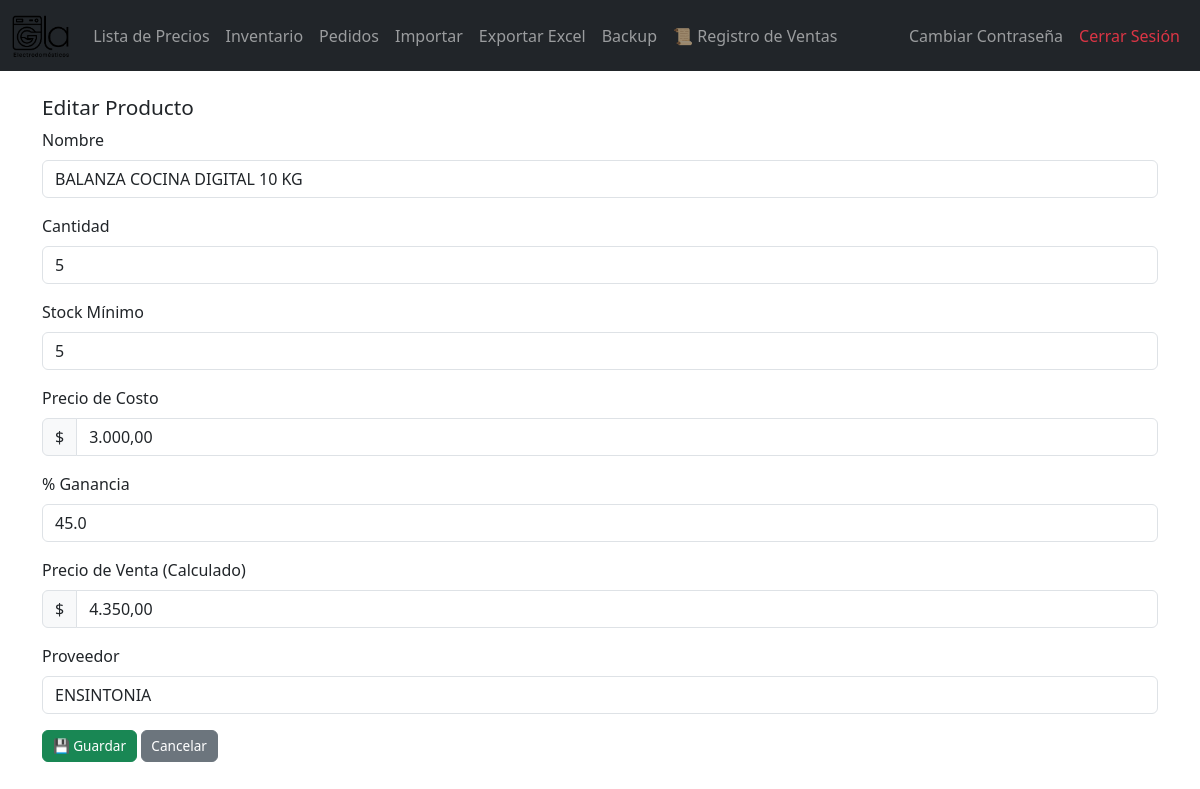
/editar/21 (signed in), run on an earlier commit of the app's database.
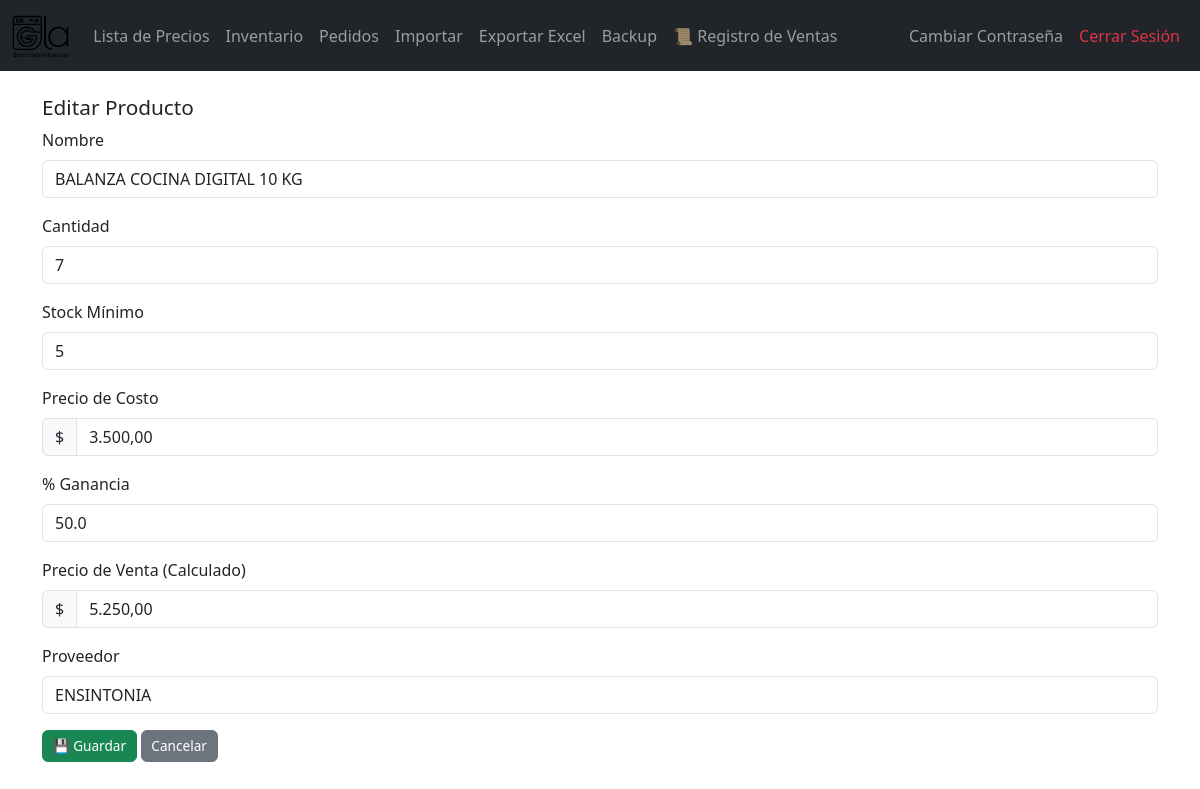
And on a later commit of the database.
### tables this page shows
CREATE TABLE productos (
        id INTEGER PRIMARY KEY AUTOINCREMENT,
        nombre TEXT NOT NULL,
        cantidad INTEGER NOT NULL,
        stock_minimo INTEGER NOT NULL,
        precio_costo REAL NOT NULL,
        proveedor TEXT NOT NULL,
        ganancia REAL DEFAULT 0
    );

### app_negocio.py (the view, shortened to what this page needs)
@app.route("/editar/<int:id>", methods=["GET","POST"])
def editar(id):
    if "usuario" not in session:
        return redirect(url_for("login"))
    producto = obtener_producto(id)
    if not producto:
        return "No encontrado", 404
    return render_template("editar.html", p=producto)

### app_negocio.py (called while the page is built)
@app.template_filter('precio')
def format_precio(value):
    try:
        return f"{float(value):,.2f}".replace(',', 'X').replace('.', ',').replace('X', '.')
    except:
        return value

def get_connection():
    conn = sqlite3.connect(DB_NAME)
    conn.row_factory = sqlite3.Row
    return conn

def obtener_producto(id):
    conn = get_connection()
    p = conn.execute("SELECT * FROM productos WHERE id=?", (id,)).fetchone()
    conn.close()
    return p

### templates/editar.html (shortened to what this page needs)
{% extends "layout.html" %}
{% block content %}
<h2>Editar Producto</h2>
<form method="post">
    <div class="mb-3">
        <label for="nombre" class="form-label">Nombre</label>
        <input type="text" class="form-control" name="nombre" id="nombre" value="{{ p['nombre'] }}" required>
    </div>
    <div class="mb-3">
        <label for="cantidad" class="form-label">Cantidad</label>
        <input type="number" class="form-control" name="cantidad" id="cantidad" value="{{ p['cantidad'] }}" required>
    </div>
    <div class="mb-3">
        <label for="stock_minimo" class="form-label">Stock Mínimo</label>
        <input type="number" class="form-control" name="stock_minimo" id="stock_minimo" value="{{ p['stock_minimo'] }}" required>
    </div>
    <div class="mb-3">
        <label for="precio_costo" class="form-label">Precio de Costo</label>
        <div class="input-group">
            <span class="input-group-text">$</span>
            <input type="text" class="form-control" name="precio_costo" id="precio_costo" value="{{ p['precio_costo']|precio }}" required>
        </div>
    </div>
    <div class="mb-3">
        <label for="ganancia" class="form-label">% Ganancia</label>
        <input type="text" class="form-control" name="ganancia" id="ganancia" value="{{ p['ganancia'] }}">
    </div>
    <div class="mb-3">
        <label for="precio_venta" class="form-label">Precio de Venta (Calculado)</label>
        <div class="input-group">
            <span class="input-group-text">$</span>
            <input type="text" class="form-control" id="precio_venta" readonly>
        </div>
    </div>
    <div class="mb-3">
        <label for="proveedor" class="form-label">Proveedor</label>
        <input type="text" class="form-control" name="proveedor" id="proveedor" value="{{ p['proveedor'] }}">
    </div>
    <button type="submit" class="btn btn-success">💾 Guardar</button>
    <a href="{{ url_for('inventario') }}" class="btn btn-secondary">Cancelar</a>
</form>
{% endblock %}

What changed in the data, as far as the page shows it:
changed productos "BALANZA COCINA DIGITAL 10 KG": cantidad "5" → "7"; precio_costo "3.000,00" → "3.500,00"; ganancia "45.0" → "50.0"
Also different on the page:
form field value: "4.350,00" → "5.250,00"
